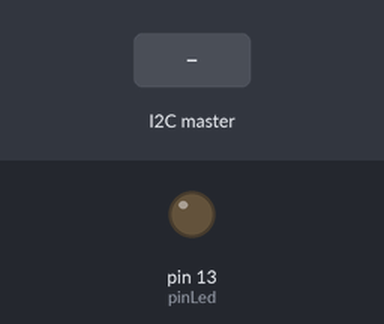
Simulated run of this sketch. Board: Arduino Uno, built with avr-gcc and run on an emulated ATmega328P. On the bench: output pins drawn as LEDs (lit = HIGH). Inputs (shaded band) come from the test bench.

Above: at 1.2 s.
1.3 s: the I2C master sends "H"
At 1.9 s:
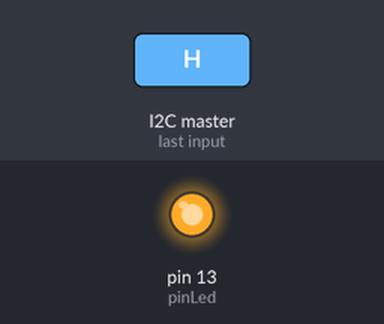
2.8 s: the I2C master sends "L"
At 4.2 s:
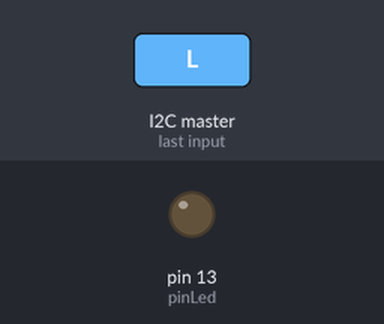
Timing chart, 0 to 5.8 s (numbered marks = the images above; inputs shaded):
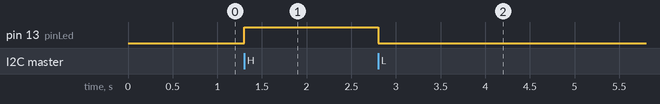

The sketch:

i2c_slave.ino
```cpp
// Slave
#include <Wire.h>
#define pinLed 13 // Định nghĩa chân LED trên board Iotmaker Uno X
void setup()
{
  Wire.begin(3); // Khởi tạo giao tiếp I2C với địa chỉ của slave là 3
  Wire.onReceive(receiveEvent); // Đăng kí hàm receiveEvent sẽ được gọi khi nhận được dữ liệu
  pinMode(pinLed, OUTPUT);
  digitalWrite(pinLed, LOW);
}
void loop()
{
  // Không làm gì cả
}
void receiveEvent()
{
  while (Wire.available()) {
    char c = Wire.read(); // Lưu dữ liệu nhận được từ master vào biến c nếu có
    if (c == 'H') // So sánh dữ liệu nhận được và điều khiển LED
      digitalWrite(pinLed, HIGH);
    else if (c == 'L')
      digitalWrite(pinLed, LOW);
  }
}
```

Measured:
- after the input at 1.3 s, pin 13 (pinLed): LOW → HIGH at once
- after the input at 2.8 s, pin 13 (pinLed): HIGH → LOW at once
